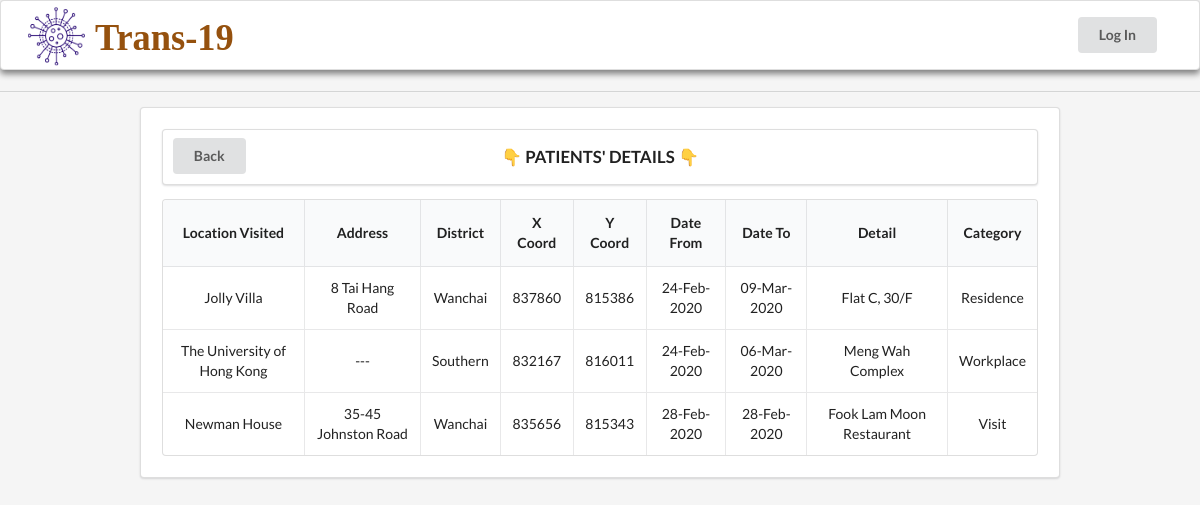
The app's page /case/2/ with its own data.
### trans_19/models.py (models this page shows, shortened)
class Case(models.Model):
    patient = models.ForeignKey(Patient, on_delete=models.CASCADE)
    name_Location = models.CharField(max_length=70)
    address = models.CharField(max_length=70)
    district = models.CharField(max_length=17, choices=DISTRICTS_CHOICES)
    xCoord = models.IntegerField()
    yCoord = models.IntegerField()
    date_From = models.DateField()
    date_To = models.DateField()
    details = models.CharField(max_length=70)
    category = models.CharField(max_length=9, choices=VISIT_CHOICES)

### trans_19/views.py (the view)
class CaseDetailView(TemplateView):
    template_name = 'patients/case_detail.html'
    def get_context_data(self, **kwargs):
        patient = self.kwargs['patient']
        context = super().get_context_data(**kwargs)
        context['case_list'] = Case.objects.filter(patient__pk=patient)
        context['patient'] = Patient.objects.get(pk=patient)
        return context

### trans_19/templates/patients/case_detail.html (shortened to what this page needs)
{% extends "patients/index.html" %}
{% block content %}
<div class="ui divider"></div>
<div class="ui segment" style="margin:0 10em; padding: 1.5em;">
  <div class="ui segment" style="font-weight: 700; font-size: 1.2em; position: relative; padding: 0;">
    <a href="{%url 'trans_19_home'%}">
      <div class="ui button" style="position:absolute; left:0px; margin: 0.6em 0 0 0.7em">Back</div>
    </a>
    <div class="cent" style="margin: 0 auto; text-align: center; padding: 1em 0;">👇 PATIENTS' DETAILS 👇</div>
  </div>
  <table class="ui celled table" style="text-align: center;">
    <thead>
      <tr>
        <th>Location Visited</th>
        <th>Address</th>
        <th>District</th>
        <th>X Coord</th>
        <th>Y Coord</th>
        <th>Date From</th>
        <th>Date To</th>
        <th>Detail</th>
        <th>Category</th>
      </tr>
    </thead>
    <tbody>
      {% for case in case_list %}
      <tr>
        <td data-label="NameLocation">{{case.name_Location}}</td>
        <td data-label="Address">{{case.address}}</td>
        <td data-label="District">{{case.district|capfirst}}</td>
        <td data-label="xCoord">{{case.xCoord}}</td>
        <td data-label="yCoord">{{case.yCoord}}</td>
        <td data-label="DateFrom">{{case.date_From|date:"d-M-Y"}}</td>
        <td data-label="DateTo">{{case.date_To|date:"d-M-Y"}}</td>
        <td data-label="Details">{{case.details}}</td>
        <td data-label="Category">{{case.category|capfirst}}</td>
      </tr>
      {% endfor %}
    </tbody>
  </table>
</div>
{% endblock content %}

### records on screen
Case: name_Location "Jolly Villa", address "8 Tai Hang Road", district "Wanchai", xCoord "837860", yCoord "815386", date_From "24-Feb-2020", date_To "09-Mar-2020", details "Flat C, 30/F", category "Residence"
Case: name_Location "The University of Hong Kong", address "---", district "Southern", xCoord "832167", yCoord "816011", date_From "24-Feb-2020", date_To "06-Mar-2020", details "Meng Wah Complex", category "Workplace"
Case: name_Location "Newman House", address "35-45 Johnston Road", district "Wanchai", xCoord "835656", yCoord "815343", date_From "28-Feb-2020", date_To "28-Feb-2020", details "Fook Lam Moon Restaurant", category "Visit"
